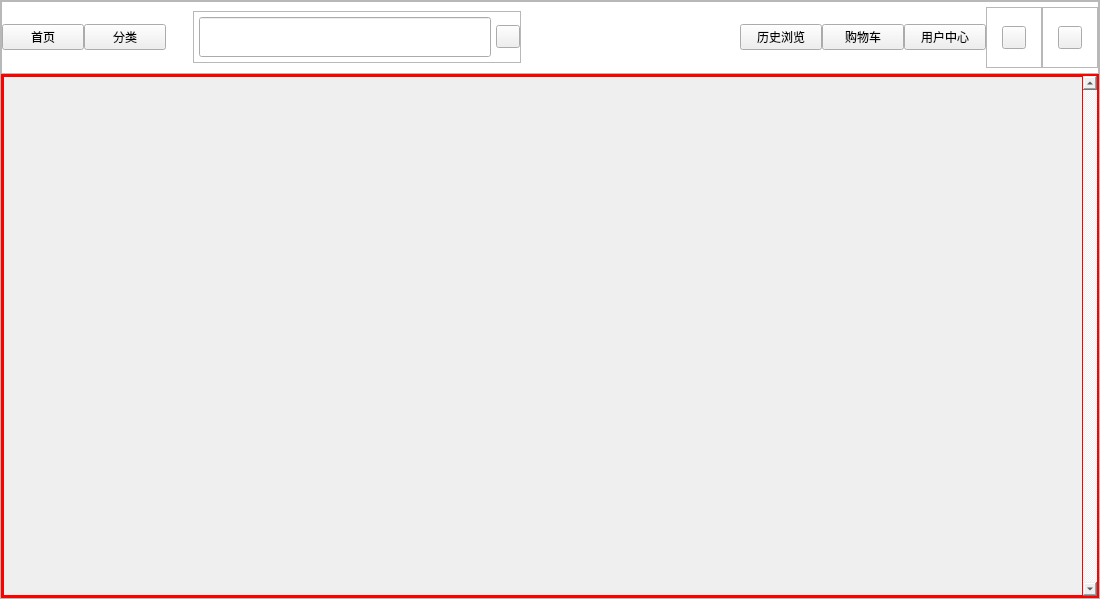
<?xml version="1.0" encoding="UTF-8"?>
<ui version="4.0">
 <class>MainWindow</class>
 <widget class="QMainWindow" name="MainWindow">
  <property name="geometry">
   <rect>
    <x>0</x>
    <y>0</y>
    <width>1100</width>
    <height>599</height>
   </rect>
  </property>
  <property name="windowTitle">
   <string>MainWindow</string>
  </property>
  <widget class="QWidget" name="centralwidget">
   <property name="styleSheet">
    <string notr="true">#centralwidget{
	background-color:rgb(255,255,255);
}</string>
   </property>
   <layout class="QVBoxLayout" name="verticalLayout_2">
    <property name="spacing">
     <number>0</number>
    </property>
    <property name="leftMargin">
     <number>0</number>
    </property>
    <property name="topMargin">
     <number>0</number>
    </property>
    <property name="rightMargin">
     <number>0</number>
    </property>
    <property name="bottomMargin">
     <number>0</number>
    </property>
    <item>
     <widget class="QFrame" name="frame">
      <property name="styleSheet">
       <string notr="true"/>
      </property>
      <property name="frameShape">
       <enum>QFrame::StyledPanel</enum>
      </property>
      <property name="frameShadow">
       <enum>QFrame::Raised</enum>
      </property>
      <layout class="QVBoxLayout" name="verticalLayout" stretch="1,14">
       <property name="spacing">
        <number>0</number>
       </property>
       <property name="leftMargin">
        <number>0</number>
       </property>
       <property name="topMargin">
        <number>0</number>
       </property>
       <property name="rightMargin">
        <number>0</number>
       </property>
       <property name="bottomMargin">
        <number>0</number>
       </property>
       <item>
        <widget class="QFrame" name="frame_top">
         <property name="layoutDirection">
          <enum>Qt::LeftToRight</enum>
         </property>
         <property name="styleSheet">
          <string notr="true"/>
         </property>
         <property name="frameShape">
          <enum>QFrame::StyledPanel</enum>
         </property>
         <property name="frameShadow">
          <enum>QFrame::Raised</enum>
         </property>
         <layout class="QHBoxLayout" name="horizontalLayout_3" stretch="3,3,1,12,8,3,3,3,2,2">
          <property name="spacing">
           <number>0</number>
          </property>
          <property name="leftMargin">
           <number>0</number>
          </property>
          <property name="topMargin">
           <number>5</number>
          </property>
          <property name="rightMargin">
           <number>0</number>
          </property>
          <property name="bottomMargin">
           <number>5</number>
          </property>
          <item>
           <widget class="QPushButton" name="pushButton_homePage">
            <property name="styleSheet">
             <string notr="true"/>
            </property>
            <property name="text">
             <string>首页</string>
            </property>
           </widget>
          </item>
          <item>
           <widget class="QPushButton" name="pushButton_classification">
            <property name="styleSheet">
             <string notr="true"/>
            </property>
            <property name="text">
             <string>分类</string>
            </property>
           </widget>
          </item>
          <item>
           <spacer name="horizontalSpacer_2">
            <property name="orientation">
             <enum>Qt::Horizontal</enum>
            </property>
            <property name="sizeHint" stdset="0">
             <size>
              <width>40</width>
              <height>20</height>
             </size>
            </property>
           </spacer>
          </item>
          <item alignment="Qt::AlignVCenter">
           <widget class="QFrame" name="frame_searchArea">
            <property name="minimumSize">
             <size>
              <width>0</width>
              <height>45</height>
             </size>
            </property>
            <property name="maximumSize">
             <size>
              <width>16777215</width>
              <height>16777215</height>
             </size>
            </property>
            <property name="styleSheet">
             <string notr="true"/>
            </property>
            <property name="frameShape">
             <enum>QFrame::StyledPanel</enum>
            </property>
            <property name="frameShadow">
             <enum>QFrame::Raised</enum>
            </property>
            <layout class="QHBoxLayout" name="horizontalLayout_4">
             <property name="spacing">
              <number>5</number>
             </property>
             <property name="leftMargin">
              <number>5</number>
             </property>
             <property name="topMargin">
              <number>5</number>
             </property>
             <property name="rightMargin">
              <number>0</number>
             </property>
             <property name="bottomMargin">
              <number>5</number>
             </property>
             <item>
              <widget class="QLineEdit" name="lineEdit_search">
               <property name="minimumSize">
                <size>
                 <width>0</width>
                 <height>40</height>
                </size>
               </property>
               <property name="styleSheet">
                <string notr="true"/>
               </property>
               <property name="text">
                <string/>
               </property>
              </widget>
             </item>
             <item>
              <widget class="QToolButton" name="toolButton">
               <property name="styleSheet">
                <string notr="true"/>
               </property>
               <property name="text">
                <string/>
               </property>
              </widget>
             </item>
            </layout>
           </widget>
          </item>
          <item>
           <spacer name="horizontalSpacer">
            <property name="orientation">
             <enum>Qt::Horizontal</enum>
            </property>
            <property name="sizeHint" stdset="0">
             <size>
              <width>40</width>
              <height>20</height>
             </size>
            </property>
           </spacer>
          </item>
          <item>
           <widget class="QPushButton" name="pushButton_history">
            <property name="styleSheet">
             <string notr="true"/>
            </property>
            <property name="text">
             <string>历史浏览</string>
            </property>
           </widget>
          </item>
          <item>
           <widget class="QPushButton" name="pushButton_shoppingCar">
            <property name="styleSheet">
             <string notr="true"/>
            </property>
            <property name="text">
             <string>购物车</string>
            </property>
           </widget>
          </item>
          <item>
           <widget class="QPushButton" name="pushButton_userCenter">
            <property name="styleSheet">
             <string notr="true"/>
            </property>
            <property name="text">
             <string>用户中心</string>
            </property>
           </widget>
          </item>
          <item>
           <widget class="QFrame" name="frame_min">
            <property name="frameShape">
             <enum>QFrame::StyledPanel</enum>
            </property>
            <property name="frameShadow">
             <enum>QFrame::Raised</enum>
            </property>
            <layout class="QHBoxLayout" name="horizontalLayout_5">
             <property name="leftMargin">
              <number>15</number>
             </property>
             <property name="topMargin">
              <number>18</number>
             </property>
             <property name="rightMargin">
              <number>15</number>
             </property>
             <property name="bottomMargin">
              <number>18</number>
             </property>
             <item>
              <widget class="QToolButton" name="toolButton_min">
               <property name="styleSheet">
                <string notr="true"/>
               </property>
               <property name="text">
                <string/>
               </property>
              </widget>
             </item>
            </layout>
           </widget>
          </item>
          <item>
           <widget class="QFrame" name="frame_close">
            <property name="frameShape">
             <enum>QFrame::StyledPanel</enum>
            </property>
            <property name="frameShadow">
             <enum>QFrame::Raised</enum>
            </property>
            <layout class="QHBoxLayout" name="horizontalLayout_6">
             <property name="leftMargin">
              <number>15</number>
             </property>
             <property name="topMargin">
              <number>18</number>
             </property>
             <property name="rightMargin">
              <number>15</number>
             </property>
             <property name="bottomMargin">
              <number>18</number>
             </property>
             <item>
              <widget class="QToolButton" name="toolButton_close">
               <property name="styleSheet">
                <string notr="true"/>
               </property>
               <property name="text">
                <string/>
               </property>
              </widget>
             </item>
            </layout>
           </widget>
          </item>
         </layout>
        </widget>
       </item>
       <item>
        <widget class="QFrame" name="frame_bady">
         <property name="styleSheet">
          <string notr="true">QWidget{
	border:1px solid red;
}</string>
         </property>
         <property name="frameShape">
          <enum>QFrame::StyledPanel</enum>
         </property>
         <property name="frameShadow">
          <enum>QFrame::Raised</enum>
         </property>
         <layout class="QHBoxLayout" name="horizontalLayout_2" stretch="0">
          <property name="spacing">
           <number>0</number>
          </property>
          <property name="leftMargin">
           <number>0</number>
          </property>
          <property name="topMargin">
           <number>0</number>
          </property>
          <property name="rightMargin">
           <number>0</number>
          </property>
          <property name="bottomMargin">
           <number>0</number>
          </property>
          <item>
           <widget class="QScrollArea" name="scrollArea">
            <property name="enabled">
             <bool>true</bool>
            </property>
            <property name="focusPolicy">
             <enum>Qt::StrongFocus</enum>
            </property>
            <property name="styleSheet">
             <string notr="true"/>
            </property>
            <property name="verticalScrollBarPolicy">
             <enum>Qt::ScrollBarAlwaysOn</enum>
            </property>
            <property name="horizontalScrollBarPolicy">
             <enum>Qt::ScrollBarAlwaysOff</enum>
            </property>
            <property name="widgetResizable">
             <bool>true</bool>
            </property>
            <widget class="QWidget" name="scrollAreaWidgetContents">
             <property name="geometry">
              <rect>
               <x>0</x>
               <y>0</y>
               <width>1077</width>
               <height>521</height>
              </rect>
             </property>
             <property name="minimumSize">
              <size>
               <width>0</width>
               <height>0</height>
              </size>
             </property>
             <property name="styleSheet">
              <string notr="true"/>
             </property>
             <layout class="QGridLayout" name="gridLayout" columnstretch="0">
              <property name="leftMargin">
               <number>5</number>
              </property>
              <property name="rightMargin">
               <number>0</number>
              </property>
              <property name="horizontalSpacing">
               <number>6</number>
              </property>
             </layout>
            </widget>
           </widget>
          </item>
         </layout>
        </widget>
       </item>
      </layout>
     </widget>
    </item>
   </layout>
  </widget>
 </widget>
 <resources/>
 <connections/>
</ui>
